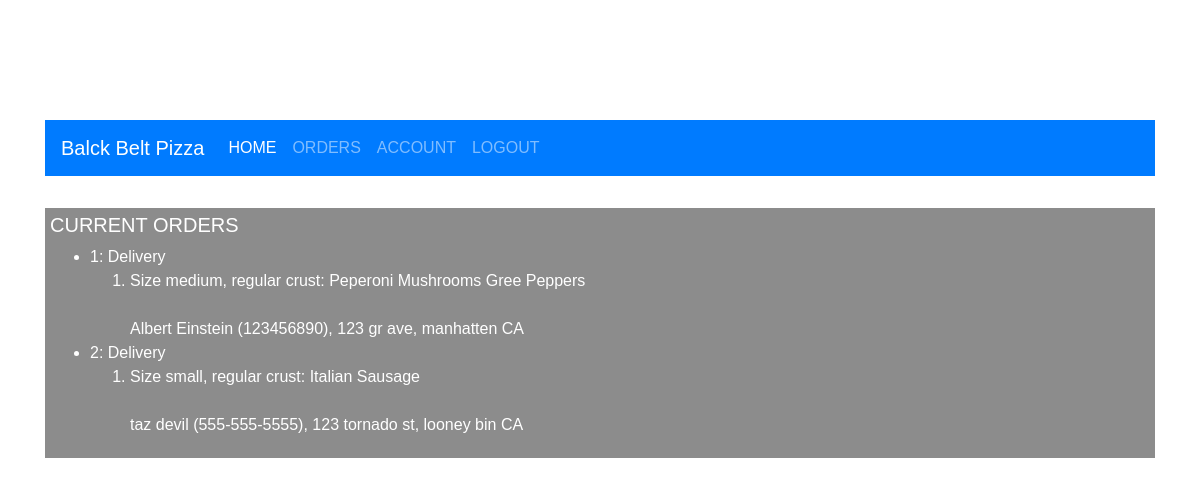
/store, run on an earlier commit of the app's database.
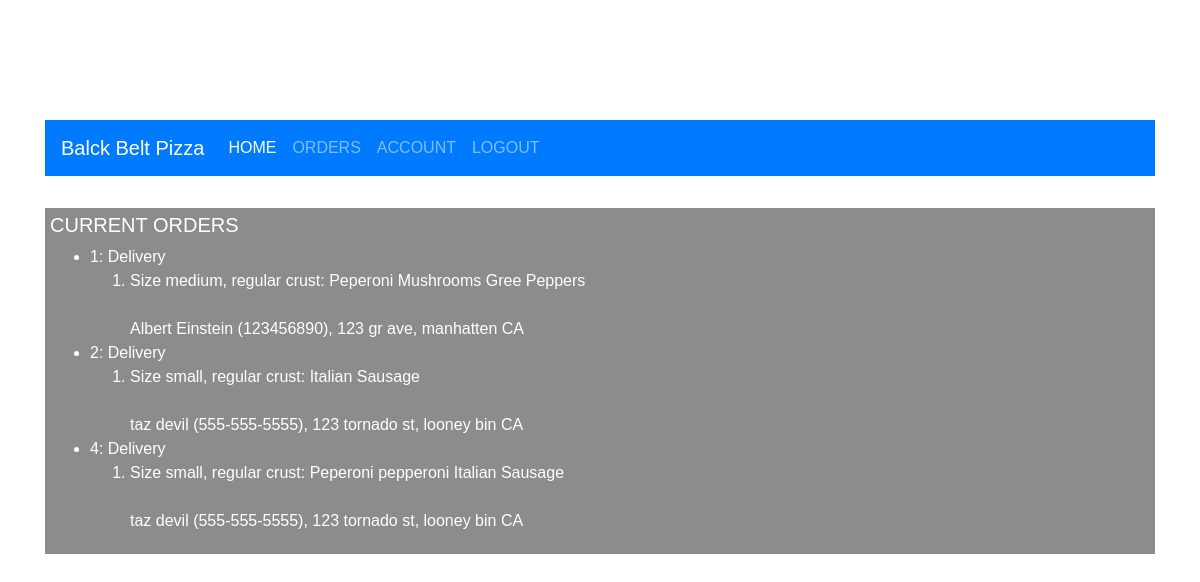
And on a later commit of the database.
### models.py (models this page shows, shortened)
class Order(db.Model):
    __tablename__="orders"
    id=db.Column(db.Integer,primary_key=True)
    customer_id=db.Column(db.Integer,db.ForeignKey('customers.id'),nullable=False)
    order_type_id=db.Column(db.Integer,db.ForeignKey('order_type.id'),nullable=False)
    status=db.Column(db.Enum(StatusEnum))
    note=db.Column(db.String(255))
    created_at = db.Column(db.DateTime, server_default=func.now())
    updated_at = db.Column(db.DateTime, server_default=func.now(), onupdate=func.now())
    customer=db.relationship('Customer', foreign_keys=[customer_id],  backref=db.backref("orders",cascade="all,delete-orphan"))
    order_type=db.relationship('OrderType', foreign_keys=[order_type_id], backref=db.backref("orders",uselist=False,cascade="all, delete-orphan"))
    @classmethod
    def delete(cls, order):
        db.session.delete(order)
        db.session.commit()
    @classmethod
    def get_entered(cls):
        orders=cls.query.filter(or_(cls.status==StatusEnum.entered,cls.status==StatusEnum.ready)).all()
        return orders

class OrderType(db.Model):
    __tablename__="order_type"
    id=db.Column(db.Integer,primary_key=True)
    name=db.Column(db.String(255))
    created_at = db.Column(db.DateTime, server_default=func.now())
    updated_at = db.Column(db.DateTime, server_default=func.now(), onupdate=func.now())

class Pizza(db.Model):
    __tablename__="pizzas"
    id=db.Column(db.Integer,primary_key=True)
    order_id=db.Column(db.Integer,db.ForeignKey('orders.id'),nullable=False)
    style_id=db.Column(db.Integer,db.ForeignKey('styles.id'),nullable=False)
    size_id=db.Column(db.Integer,db.ForeignKey('sizes.id'),nullable=False)
    qty=db.Column(db.Integer)
    created_at = db.Column(db.DateTime, server_default=func.now())
    updated_at = db.Column(db.DateTime, server_default=func.now(), onupdate=func.now())
    order=db.relationship('Order',foreign_keys=[order_id],backref=db.backref("pizzas",cascade="all,delete-orphan"))
    style=db.relationship('Style',foreign_keys=[style_id],backref=db.backref("pizzas"),uselist=False)
    size=db.relationship('Size',foreign_keys=[size_id],backref=db.backref("pizzas"),uselist=False)

class Size(db.Model):
    __tablename__="sizes"
    id=db.Column(db.Integer,primary_key=True)
    name=db.Column(db.String(255))
    description=db.Column(db.String(255))
    price=db.Column(db.Float)
    created_at = db.Column(db.DateTime, server_default=func.now())
    updated_at = db.Column(db.DateTime, server_default=func.now(), onupdate=func.now())

class Style(db.Model):
    __tablename__="styles"
    id=db.Column(db.Integer,primary_key=True)
    name=db.Column(db.String(255))
    description=db.Column(db.String(255))
    price=db.Column(db.Float)
    created_at = db.Column(db.DateTime, server_default=func.now())
    updated_at = db.Column(db.DateTime, server_default=func.now(), onupdate=func.now())

class Topping(db.Model):
    __tablename__="toppings"
    pizza_id=db.Column(db.Integer,db.ForeignKey('pizzas.id'),primary_key=True)
    toppings_menu_id=db.Column(db.Integer,db.ForeignKey('toppings_menu.id'),primary_key=True)
    created_at = db.Column(db.DateTime, server_default=func.now())
    updated_at = db.Column(db.DateTime, server_default=func.now(), onupdate=func.now())
    info=db.relationship('ToppingMenu',foreign_keys=[toppings_menu_id],uselist=False)
    pizza=db.relationship('Pizza',foreign_keys=[pizza_id],backref=db.backref("toppings",cascade="all,delete-orphan"))

class ToppingMenu(db.Model):
    __tablename__="toppings_menu"
    id=db.Column(db.Integer,primary_key=True)
    name=db.Column(db.String(255))
    description=db.Column(db.String(255))
    price=db.Column(db.Float)
    available=db.Column(db.Boolean)
    created_at = db.Column(db.DateTime, server_default=func.now())
    updated_at = db.Column(db.DateTime, server_default=func.now(), onupdate=func.now())

### customer_model.py (models this page shows, shortened)
class Customer(db.Model):
    __tablename__="customers"
    id=db.Column(db.Integer,primary_key=True)
    username=db.Column(db.String(255))
    name=db.Column(db.String(255))
    email=db.Column(db.String(255),nullable=False)
    phone_number=db.Column(db.String(20))
    password=db.Column(db.String(255))
    favorite_order_id=db.Column(db.Integer)
    note=db.Column(db.String(255))
    created_at = db.Column(db.DateTime, server_default=func.now())
    updated_at = db.Column(db.DateTime, server_default=func.now(), onupdate=func.now())

class Address(db.Model):
    __tablename__="addresses"
    id=db.Column(db.Integer,primary_key=True)
    customer_id=db.Column(db.Integer,db.ForeignKey('customers.id'),nullable=False)
    street_address=db.Column(db.String(255))
    city=db.Column(db.String(255))
    state_id=db.Column(db.Integer,db.ForeignKey('states.id'),nullable=False)
    created_at = db.Column(db.DateTime, server_default=func.now())
    updated_at = db.Column(db.DateTime, server_default=func.now(), onupdate=func.now())
    state=db.relationship('State',foreign_keys=[state_id],uselist=False)
    customer=db.relationship('Customer',foreign_keys=[customer_id],backref=db.backref("addresses",cascade="all,delete-orphan"))

class State(db.Model):
    __tablename__="states"
    id=db.Column(db.Integer,primary_key=True)
    name=db.Column(db.String(2))
    created_at = db.Column(db.DateTime, server_default=func.now())
    updated_at = db.Column(db.DateTime, server_default=func.now(), onupdate=func.now())

### staff_controller.py (the view)
def store():
    orders=Order.get_entered()
    return  render_template('restdash.html',orders=orders)

### templates/restdash.html (shortened to what this page needs)
<!DOCTYPE html>
<html lang="en" dir="ltr">
     <head>
          <link rel="stylesheet" href="https://stackpath.bootstrapcdn.com/bootstrap/4.3.1/css/bootstrap.min.css">
          <link rel="stylesheet" href="{{ url_for('static', filename='style.css') }}">
     </head>
     <body>
          <div class="container">
               <div class="header">
                    <nav class="navbar navbar-expand-lg navbar-dark bg-primary">
                      <a class="navbar-brand" href="#">Balck Belt Pizza</a>
                      <div class="collapse navbar-collapse" id="navbarSupportedContent">
                        <ul class="navbar-nav mr-auto">
                          <li class="nav-item active">
                           <a class="nav-link" href="/admin/dash">HOME <span class="sr-only">(current)</span></a>
                          </li>
                          <li class="nav-item">
                           <a class="nav-link" href="#">ORDERS</a>
                          </li>
                          <li class="nav-item">
                           <a class="nav-link" href="#">ACCOUNT</a>
                          </li>
                          <li class="nav-item">
                           <a class="nav-link" href="/admin/logout">LOGOUT</a>
                          </li>
                        </ul>
                      </div>
                    </nav>
                    <h1 class="h5">STORE DASHBOARD</h1>
               </div>
               <div class="section">
                    <h1 class="h5">CURRENT ORDERS</h1>
                    <ul>
                    {% for order in orders: %}
                         <li>
                         {{order.id}}: {{order.order_type.name}} <br>
                              <ol>
                              {% for pizza in order.pizzas %}
                              <li>Size {{pizza.size.name}}, {{pizza.style.name}} crust:
                                   {% for topping in pizza.toppings %}
                                        {{topping.info.name}}
                                   {% endfor %}
                              </li>
                              <br>
                              {{order.customer.name}} ({{order.customer.phone_number}}), {{order.customer.addresses[0].street_address}}, {{order.customer.addresses[0].city}} {{order.customer.addresses[0].state.name}}
                              {% endfor %}
                         </ol>
                    {% endfor %}
                    </ul>
               </div>
          </div>
     </body>
</html>

### static/style.css (style rules this page uses)
body { background: url(img/vita-marija-murenaite-691145-unsplash.jpg); background-size: cover; background-position: center; font-family: 'Hind', sans-serif; color: white; padding-top:10%; }
html { height: 100%; }
.section { padding: 5px; background-color: rgba(0, 0, 0, 0.45); }

What changed in the data, as far as the page shows it:
added Order: id "4", order_type.name "Delivery"
added Pizza: size.name "small", style.name "regular", {{ order.customer.name }} "taz devil", {{ order.customer.phone_number }} "555-555-5555", {{ order.customer.addresses[0].street_address }} "123 tornado st", {{ order.customer.addresses[0].city }} "looney bin", {{ order.customer.addresses[0].state.name }} "CA", shown under "4"
added Topping: info.name "Peperoni", shown under "small"
added Topping: info.name "pepperoni", shown under "small"
added Topping: info.name "Italian Sausage", shown under "small"
